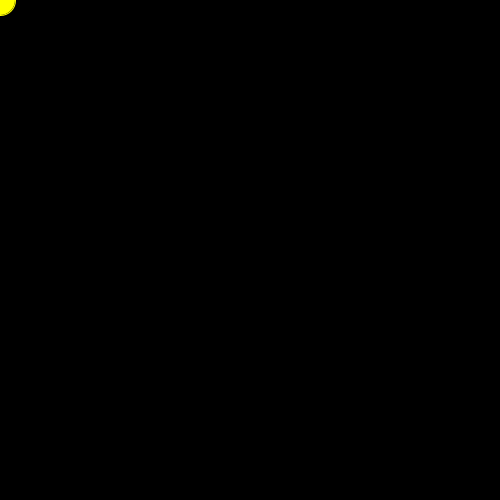
Frame 1 (no input)
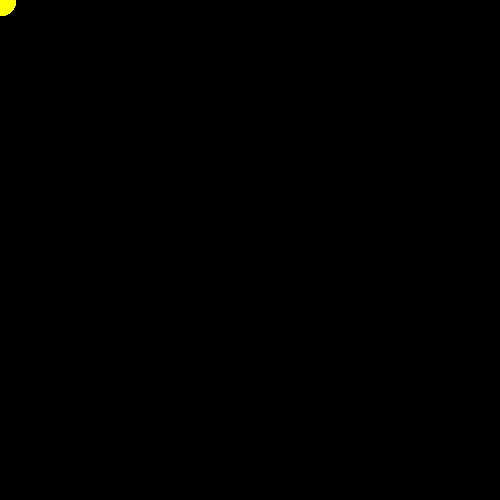
Frame 60 (the mouse pressed at the canvas centre just before this capture)
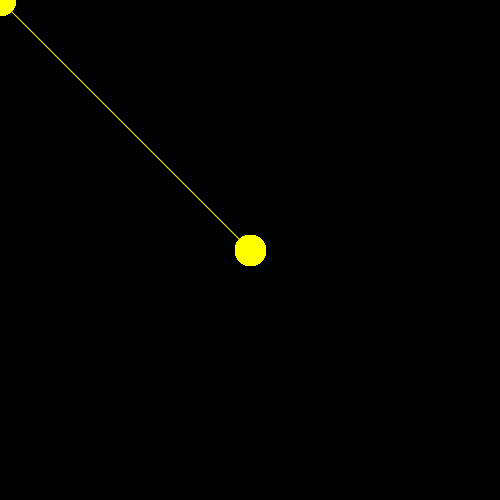
Frame 120 (the mouse held since frame 60 and released just before this capture)

The Processing sketch that drew these frames (run headless with seeded random() and noise(); from frame 60 on, the mouse is pressed at the canvas centre):

// Processing sketch: ex12_03
// ── ex12_03.pde
// 마우스를 누르는 좌표에 생성되는 원들을 선으로 연결

float x1, y1, x2, y2;

void setup() {
  size(500, 500);
  background(0);
}

void draw() {
  stroke(255, 255, 0);
  fill(255, 255, 0);
  ellipse(x1, y1, 30, 30);
  line(x1, y1, x2, y2);
  x2 = x1;
  y2 = y1;
}

void mousePressed() {
  x1 = mouseX;
  y1 = mouseY;
}
